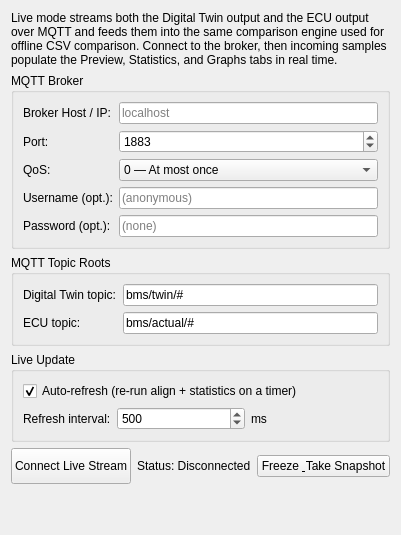
      <widget class="QWidget" name="tabLiveMode">
       <attribute name="title">
        <string>📡  Live (MQTT)</string>
       </attribute>
       <layout class="QVBoxLayout" name="verticalLayoutLiveMode">
        <item>
         <widget class="QLabel" name="labelLiveModeInfo">
          <property name="text">
           <string>Live mode streams both the Digital Twin output and the ECU output over MQTT and feeds them into the same comparison engine used for offline CSV comparison. Connect to the broker, then incoming samples populate the Preview, Statistics, and Graphs tabs in real time.</string>
          </property>
          <property name="wordWrap">
           <bool>true</bool>
          </property>
         </widget>
        </item>
        <item>
         <widget class="QGroupBox" name="groupBoxMqttBroker">
          <property name="title">
           <string>MQTT Broker</string>
          </property>
          <layout class="QFormLayout" name="formLayoutMqttBroker">
           <item row="0" column="0">
            <widget class="QLabel" name="labelMqttHostCaption">
             <property name="text">
              <string>Broker Host / IP:</string>
             </property>
            </widget>
           </item>
           <item row="0" column="1">
            <widget class="QLineEdit" name="lineEditMqttHost">
             <property name="placeholderText">
              <string>localhost</string>
             </property>
            </widget>
           </item>
           <item row="1" column="0">
            <widget class="QLabel" name="labelMqttPortCaption">
             <property name="text">
              <string>Port:</string>
             </property>
            </widget>
           </item>
           <item row="1" column="1">
            <widget class="QSpinBox" name="spinBoxMqttPort">
             <property name="minimum">
              <number>1</number>
             </property>
             <property name="maximum">
              <number>65535</number>
             </property>
             <property name="value">
              <number>1883</number>
             </property>
            </widget>
           </item>
           <item row="2" column="0">
            <widget class="QLabel" name="labelMqttQosCaption">
             <property name="text">
              <string>QoS:</string>
             </property>
            </widget>
           </item>
           <item row="2" column="1">
            <widget class="QComboBox" name="comboBoxMqttQos">
             <item>
              <property name="text">
               <string>0 — At most once</string>
              </property>
             </item>
             <item>
              <property name="text">
               <string>1 — At least once</string>
              </property>
             </item>
             <item>
              <property name="text">
               <string>2 — Exactly once</string>
              </property>
             </item>
            </widget>
           </item>
           <item row="3" column="0">
            <widget class="QLabel" name="labelMqttUserCaption">
             <property name="text">
              <string>Username (opt.):</string>
             </property>
            </widget>
           </item>
           <item row="3" column="1">
            <widget class="QLineEdit" name="lineEditMqttUser">
             <property name="placeholderText">
              <string>(anonymous)</string>
             </property>
            </widget>
           </item>
           <item row="4" column="0">
            <widget class="QLabel" name="labelMqttPassCaption">
             <property name="text">
              <string>Password (opt.):</string>
             </property>
            </widget>
           </item>
           <item row="4" column="1">
            <widget class="QLineEdit" name="lineEditMqttPass">
             <property name="echoMode">
              <enum>QLineEdit::Password</enum>
             </property>
             <property name="placeholderText">
              <string>(none)</string>
             </property>
            </widget>
           </item>
          </layout>
         </widget>
        </item>
        <item>
         <widget class="QGroupBox" name="groupBoxMqttTopics">
          <property name="title">
           <string>MQTT Topic Roots</string>
          </property>
          <layout class="QFormLayout" name="formLayoutMqttTopics">
           <item row="0" column="0">
            <widget class="QLabel" name="labelMqttTwinTopicCaption">
             <property name="text">
              <string>Digital Twin topic:</string>
             </property>
            </widget>
           </item>
           <item row="0" column="1">
            <widget class="QLineEdit" name="lineEditMqttTwinTopic">
             <property name="text">
              <string>bms/twin/#</string>
             </property>
            </widget>
           </item>
           <item row="1" column="0">
            <widget class="QLabel" name="labelMqttEcuTopicCaption">
             <property name="text">
              <string>ECU topic:</string>
             </property>
            </widget>
           </item>
           <item row="1" column="1">
            <widget class="QLineEdit" name="lineEditMqttEcuTopic">
             <property name="text">
              <string>bms/actual/#</string>
             </property>
            </widget>
           </item>
          </layout>
</widget>
         </item>
         <item>
          <widget class="QGroupBox" name="groupBoxLiveUpdate">
           <property name="title">
            <string>Live Update</string>
           </property>
           <layout class="QFormLayout" name="formLayoutLiveUpdate">
            <item row="0" column="0" colspan="2">
             <widget class="QCheckBox" name="checkBoxLiveAutoRefresh">
              <property name="text">
               <string>Auto-refresh (re-run align + statistics on a timer)</string>
              </property>
              <property name="checked">
               <bool>true</bool>
              </property>
             </widget>
            </item>
            <item row="1" column="0">
             <widget class="QLabel" name="labelLiveIntervalCaption">
              <property name="text">
               <string>Refresh interval:</string>
              </property>
             </widget>
            </item>
            <item row="1" column="1">
             <layout class="QHBoxLayout" name="horizontalLayoutLiveInterval">
              <item>
               <widget class="QSpinBox" name="spinBoxLiveInterval">
                <property name="minimum">
                 <number>50</number>
                </property>
                <property name="maximum">
                 <number>10000</number>
                </property>
                <property name="singleStep">
                 <number>50</number>
                </property>
                <property name="value">
                 <number>500</number>
                </property>
               </widget>
              </item>
              <item>
               <widget class="QLabel" name="labelLiveIntervalUnit">
                <property name="text">
                 <string>ms</string>
                </property>
               </widget>
              </item>
             </layout>
            </item>
           </layout>
          </widget>
         </item>
         <item>
          <layout class="QHBoxLayout" name="horizontalLayoutLiveControls">
          <item>
           <widget class="QPushButton" name="btnLiveConnect">
            <property name="minimumSize">
             <size>
              <width>0</width>
              <height>36</height>
             </size>
            </property>
            <property name="text">
             <string>Connect Live Stream</string>
            </property>
            <property name="checkable">
             <bool>true</bool>
            </property>
           </widget>
          </item>
          <item>
<widget class="QLabel" name="labelLiveStatus">
             <property name="text">
              <string>Status: Disconnected</string>
             </property>
            </widget>
           </item>
           <item>
            <widget class="QPushButton" name="btnLiveSnapshot">
             <property name="text">
              <string>Freeze &amp; Take Snapshot</string>
             </property>
            </widget>
           </item>
          </layout>
        </item>
        <item>
         <spacer name="verticalSpacerLiveMode">
          <property name="orientation">
           <enum>Qt::Vertical</enum>
          </property>
          <property name="sizeHint" stdset="0">
           <size>
            <width>20</width>
            <height>40</height>
           </size>
          </property>
         </spacer>
        </item>
       </layout>
      </widget>
